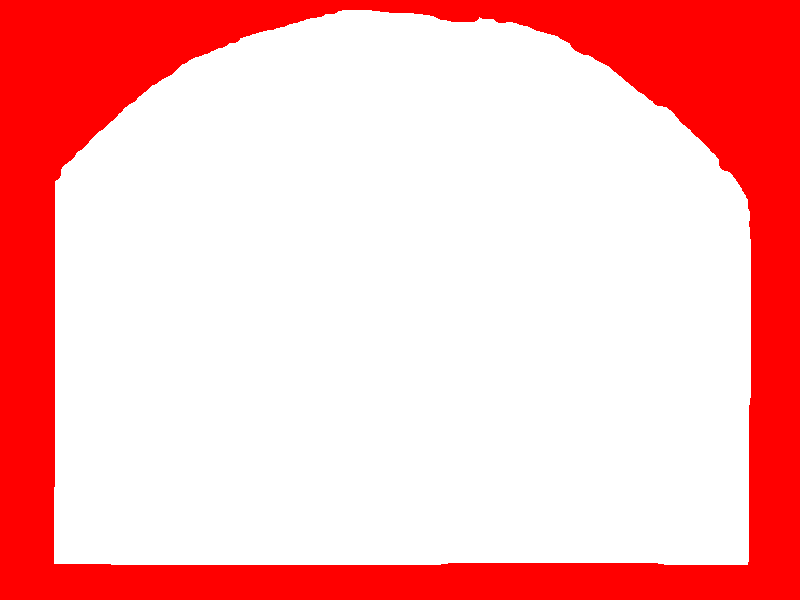
#> input picture rhana/io/asset/mask.png, 800 x 600 px
$ python kashiwa.py
#> lines starting #> are read from the running program, lines starting #| are printed output that depends on the picture; after the words box and inside, x2 and y2 are one past the last pixel; in counts of white or black regions, pixels touching at a corner belong together
import re
from pathlib import Path
from PIL import Image
import struct
from functools import partial

import numpy as np

# the path where I put the mask.
# I uploaded the mask file alongside the with notebok so the path is needed to be adjusted also
_maskpath = Path(__file__).parent / Path("asset/mask.png")
_pimg = Image.open(_maskpath)
#> _pimg is the input picture: PIL image 800x600 RGBA; mean R, G, B, A 70.5, 0, 0, 70.5
_APMASK = np.array(_pimg)[:,:, 0] == 255
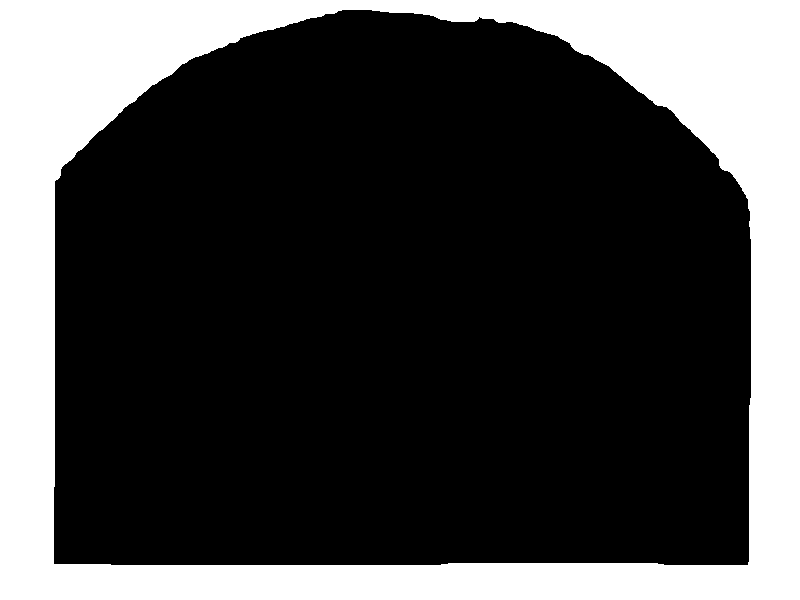
#> _APMASK: shape (600, 800) bool; 27.6% white; 1 white region, box (x1, y1, x2, y2) and area: (0, 0, 800, 600) 132649

_MAX_INT_KASHIWA = 2**14 - 1

kashiwa_config = dict(
    sub_ccd_dist = 225,
    pixel_real = 65 / 800,
    ccd_cam_width = 65,
    ccd_cam_height = 48.75,
    max_intensity = 16383,
    wave_length = 0.08 * 1e-7
)

# [78 lines left out: functions get_rheed_time, deaparture, decode_rheed, decode_rheed2, find_raw_rheed, hv2wl, not called in this run]

exp_cons = {
    "IT003": (1e-5, 700),
    "IT004": (1e-5, 500),
    "IT005": (1e-5, 800),
    "IT006": (1e-3, 800),
    "IT007": (1e-3, 800),
    "IT008": (1e-3, 500),
    "IT009": (1e-3, 700),
    "IT010": (1e-2, 700),
    "IT011": (1e-3, 600),
    "IT012": (1e-2, 600),
    "IT013": (1e-1, 600),
    "IT014": (1e-3, 550),
    "IT015": (1e-5, 550),
    "IT016": (1e-5, 550),
    "IT017": (1e-5, 600),
    "IT018": (1e-2, 550),
    "IT020": (1e-5, 400),
    "IT021": (1e-3, 400),
    "IT022": (1e-5, 450),
    "IT023": (1e-3, 450),
    "IT024": (1e-2, 500),
    "IT025": (1e-2, 450),
    "IT027": (1e-2, 400),
    "IT028": (1e-3, 300),
    "IT029": (1e-2, 300),
    "IT030": (1e-5, 300),
}

# kV
# from Mikk slide
exp_voltage = {
    "IT003": 25, #
    "IT004": 25,
    "IT005": 23, #
    "IT006": 24, #
    "IT007": 24, #
    "IT008": 24, #
    "IT009": 24, #
    "IT010": 24, #
    "IT011": 22, #
    "IT012": 23, #
    "IT013": 23, #
    "IT014": 25, #
    "IT015": 25, #
    "IT016": 23, #
    "IT017": 23, #
    "IT018": 23, #
    "IT020": 24,
    "IT021": 24,
    "IT022": 24,
    "IT023": 25,
    "IT024": 25,
    "IT025": 25,
    "IT027": 24,
    "IT028": 25,
    "IT029": 25,
    "IT030": 25,
}

# keV
# calibrate by the first pattern
# using a fix Al2O3
# cali_exp_voltage = {
#     'IT003': 32.113,
#     'IT004': 32.113,
#     'IT005': 32.821,
#     'IT006': 27.701,
#     'IT007': 24.656,
#     'IT008': 25.127,
#     'IT009': 26.127,
#     'IT010': 26.127,
#     'IT011': 25.623,
#     'IT012': 29.493,
#     'IT013': 26.127,
#     'IT014': 25.623,
#     'IT015': 28.256,
#     'IT016': 27.183,
#     'IT017': 23.741,
#     'IT018': 25.623,
#     'IT020': 19.524,
#     'IT021': 21.139,
#     'IT022': 19.746,
#     'IT023': 19.86,
#     'IT024': 20.207,
#     'IT025': 20.556,
#     'IT027': 19.86,
#     'IT028': 22.881,
#     'IT029': 24.011,
#     'IT030': 25.229
# }

# in mm
# calibrate by the first pattern
# using a fix Al2O3
# not
# cali_exp_wave_length = {
#     'IT003': 6.843785072628894e-09,
#     'IT004': 6.843785072628894e-09,
#     'IT005': 6.769552539467009e-09,
#     'IT006': 7.368715128559365e-09,
#     'IT007': 7.810512322096808e-09,
#     'IT008': 7.736847895056062e-09,
#     'IT009': 7.587435985197064e-09,
#     'IT010': 7.587435985197064e-09,
#     'IT011': 7.661668518358947e-09,
#     'IT012': 7.141283311397571e-09,
#     'IT013': 7.587435985197064e-09,
#     'IT014': 7.661668518358947e-09,
#     'IT015': 7.295997545053845e-09,
#     'IT016': 7.4385921814592e-09,
#     'IT017': 7.959545494541715e-09,
#     'IT018': 7.661668518358947e-09,
#     'IT020': 8.777239571564727e-09,
#     'IT021': 8.435239686640326e-09,
#     'IT022': 8.727624970318771e-09,
#     'IT023': 8.702628300988748e-09,
#     'IT024': 8.627638292998682e-09,
#     'IT025': 8.553973865957933e-09,
#     'IT027': 8.702628300988748e-09,
#     'IT028': 8.10782119215844e-09,
#     'IT029': 7.914665110971902e-09,
#     'IT030': 7.721319661078321e-09
# }

cali_exp_pixel_real = {
    # 'IT003': 65 / 800 * 346 / 604,
    # 'IT003': 65 / 800 * 110 / 210,
    # IT003 camera focus might be chaned
    # based on the XRD, AFM and RHEED from near by sample
    # we know the distance is refer to Fe3O4
    # thus we backcalculated the correct pixel real value
    'IT003': 65 / 800 * 0.8984615384615384,
    'IT004': 65 / 800 * 110 / 97.5,
    'IT005': 65 / 800 * 110 / 97.5,
    'IT006': 65 / 800 * 1,
    'IT007': 65 / 800 * 1,
    'IT008': 65 / 800 * 1,
    'IT009': 65 / 800 * 1,
    'IT010': 65 / 800 * 1,
    'IT011': 65 / 800 * 1,
    'IT012': 65 / 800 * 1 ,
    'IT013': 65 / 800 * 1,
    'IT014': 65 / 800 * 1,
    'IT015': 65 / 800 * 1 ,
    'IT016': 65 / 800 * 1,
    'IT017': 65 / 800 * 1,
    'IT018': 65 / 800 * 1,
    'IT020': 65 / 800 * 110 / 130,
    'IT021': 65 / 800 * 110 / 130,
    'IT022': 65 / 800 * 110 / 130,
    'IT023': 65 / 800 * 110 / 130,
    'IT024': 65 / 800 * 110 / 130,
    'IT025': 65 / 800 * 110 / 130,
    'IT027': 65 / 800 * 110 / 130,
    'IT028': 65 / 800 * 110 / 114,
    'IT029': 65 / 800 * 110 / 114,
    'IT030': 65 / 800 * 110 / 114
}

pyroT2caliT = {
    300:383,
    400:524,
    450:600,
    500:666,
    550:734,
    600:805,
    700:927,
    800:1048,
}

cali_exp_cons= {}
for name, con in exp_cons.items():
    cali_exp_cons[name] = (con[0], pyroT2caliT[con[1]])
